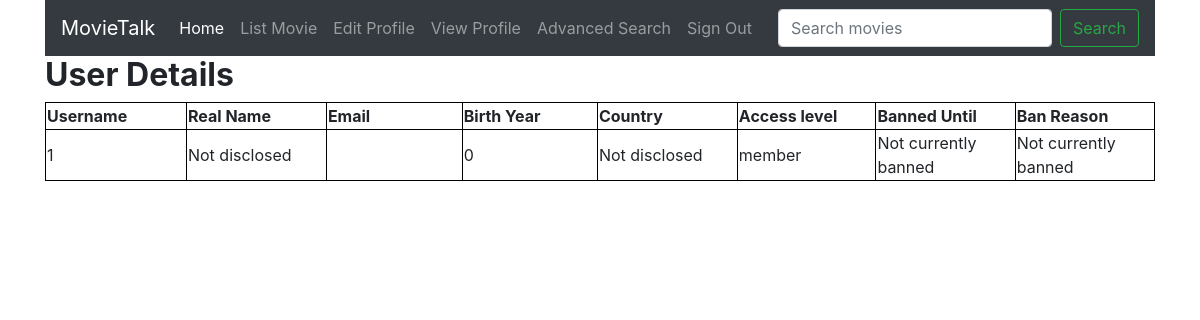
/php/userDetails.php?username=1 (signed in), run on an earlier commit of the app's database.
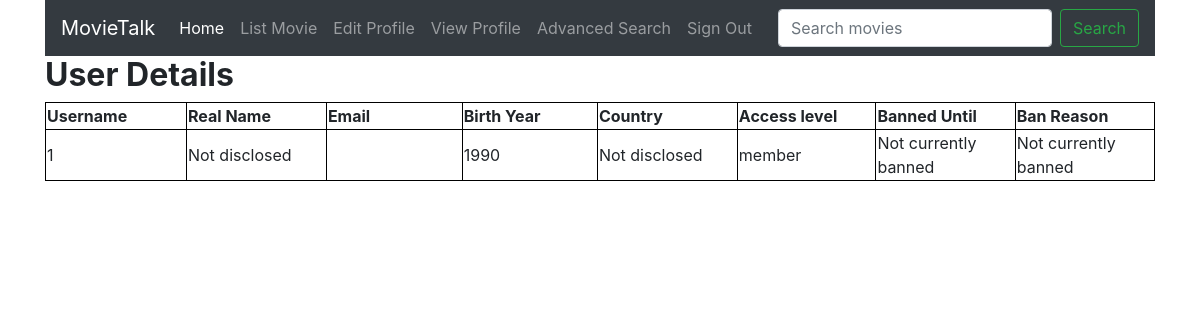
And on a later commit of the database.
### tables this page shows
CREATE TABLE `users` (
  `username` varchar(100) NOT NULL,
  `real_name` varchar(50) NOT NULL,
  `email` varchar(100) NOT NULL,
  `birth_year` int(4) UNSIGNED NOT NULL,
  `country` varchar(50) NOT NULL,
  `password` varchar(50) NOT NULL,
  `access_level` varchar(10) NOT NULL,
  `banned_until` datetime DEFAULT NULL,
  `ban_reason` varchar(50) DEFAULT NULL
);

### php/userDetails.php (the view, shortened to what this page needs)
<?php
require '../func/dbconnection.php';
  ?>
<!DOCTYPE html>
<html>
<head>
</head>
<body>
<?php require 'navigationbar.php'; ?>
<div class="container">
<h2><strong>User Details</strong></h2>
<?php
  if (isset($_GET['username']))
  {
  $query = "SELECT * FROM users ".'WHERE username = \''.$_GET['username'].'\'';
  $results = mysqli_query($connection, $query);
  echo '<table><tr>';
  echo '<th>Username</th>
  <th>Real Name</th>
  <th>Email</th>
  <th>Birth Year</th>
  <th>Country</th>
  <th>Access level</th>
  <th>Banned Until</th>
  <th>Ban Reason</th>';
  echo '</tr>';
  while ($row = $results->fetch_assoc())
  {
      echo '<td>'.$row['username'].'</td>';
      if ($row['real_name'] == '')
      {
        echo '<td>Not disclosed</td>';
      }
      else
      {
        echo '<td>'.$row['real_name'].'</td>';
      }
      echo '<td>'.$row['email'].'</td>';
      echo '<td>'.$row['birth_year'].'</td>';
      if ($row['country'] == '')
      {
        echo '<td>Not disclosed</td>';
      }
      else
      {
        echo '<td>'.$row['country'].'</td>';
      }
      echo '<td>'.$row['access_level'].'</td>';
      if ($row['banned_until'] == '0000-00-00 00:00:00')
      {
        echo '<td>Not currently banned</td>';
      }
      else
      {
        echo '<td>'.$row['banned_until'].'</td>';
      }
      if ($row['ban_reason'] == '')
      {
        echo '<td>Not currently banned</td>';
      }
      else
      {
        echo '<td>'.$row['ban_reason'].'</td>';
      }
  }
  echo '</tr></table>';
}
  ?>
  </div>
  </body>
</html>

What changed in the data, as far as the page shows it:
changed users "member": birth_year "0" → "1990"
